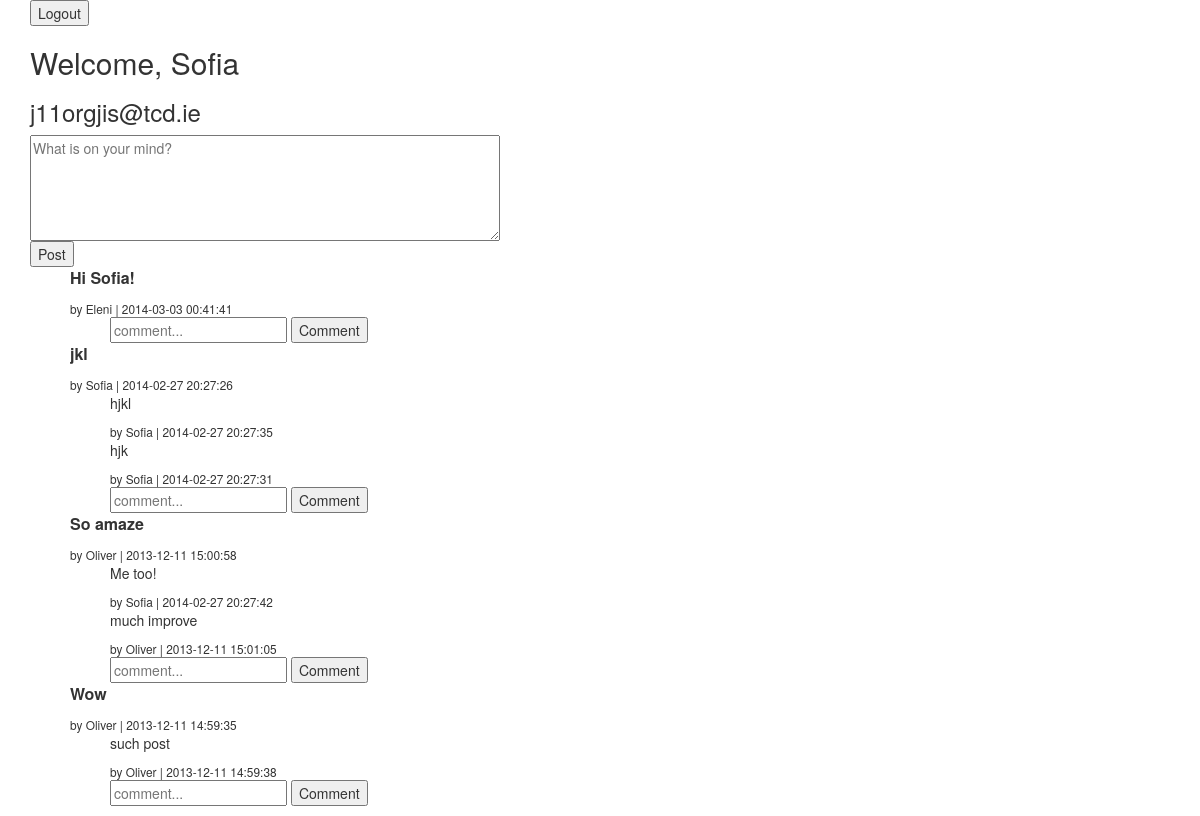
Screenshot of /wall.php (signed in) with the database file from the repository.
### tables this page shows
CREATE TABLE `posts` (
  `id` int(11) NOT NULL AUTO_INCREMENT,
  `user_id` int(11) DEFAULT NULL,
  `content` text,
  `created_at` datetime DEFAULT NULL,
  `updated_at` datetime DEFAULT NULL,
  PRIMARY KEY (`id`)
);

CREATE TABLE `users` (
  `id` int(11) NOT NULL AUTO_INCREMENT,
  `first_name` varchar(120) DEFAULT NULL,
  `last_name` varchar(120) DEFAULT NULL,
  `email` varchar(120) DEFAULT NULL,
  `password` varchar(120) DEFAULT NULL,
  `created_at` datetime DEFAULT NULL,
  `updated_at` datetime DEFAULT NULL,
  PRIMARY KEY (`id`)
);

CREATE TABLE `comments` (
  `id` int(11) NOT NULL AUTO_INCREMENT,
  `user_id` int(11) DEFAULT NULL,
  `post_id` int(11) DEFAULT NULL,
  `content` text,
  `created_at` datetime DEFAULT NULL,
  `updated_at` datetime DEFAULT NULL,
  PRIMARY KEY (`id`)
);

### connection.php (called while the page is built, shortened)
<?php
	function fetch_all($connection, $query)
	{
	        $data = array();
	        $result = mysqli_query($connection, $query);
	        while($row = mysqli_fetch_assoc($result))
	        {
	                $data[] = $row;
	        }
	        return $data;
	}
?>

### wall.php (the view, shortened to what this page needs)
<?php
	require_once("connection.php");
	$messages_query = "SELECT first_name, last_name, email, content, posts.created_at, posts.user_id as user_id, posts.id FROM posts
					   LEFT JOIN users ON users.id = posts.user_id ORDER BY posts.created_at DESC";
	$messages = fetch_all($connection, $messages_query);
	$comments_query = "SELECT first_name, last_name, email, content, comments.created_at, comments.user_id as user_id,
					   comments.id as comment_id, comments.post_id
					   FROM comments
					   LEFT JOIN users ON users.id = comments.user_id ORDER BY comments.created_at DESC";
	$comments = fetch_all($connection, $comments_query);
?>
<!DOCTYPE html PUBLIC "-//W3C//DTD XHTML 1.0 Transitional//EN" "http://www.w3.org/TR/xhtml1/DTD/xhtml1-transitional.dtd">
<html xmlns="http://www.w3.org/1999/xhtml" xml:lang="en">
<head>
	<link rel="stylesheet" href="css/style.css" />
	<link rel="stylesheet" href="http://netdna.bootstrapcdn.com/bootstrap/3.0.3/css/bootstrap.min.css" />
</head>
<body>
	<div class="container">
		<form action="process.php" method="post">
			<input type="submit" value="Logout" />
		</form>
		<h2>Welcome, <?php echo $_SESSION['user']['first_name']; ?></h2>
		<h3><?php echo $_SESSION['user']['email']; ?></h3>
		<form action="process.php" method="post">
			<textarea name="post" id="post" cols="60" rows="5" placeholder="What is on your mind?"></textarea> <br />
			<input type="submit" value="Post" />
		</form>
	<?php 	if(isset($messages) && !empty($messages))
			{ ?>
				<ol>
	<?php		foreach($messages as $message)
				{
	?>
					<li><p><?php echo $message['content']; ?></p>
						<small>by <?php echo $message['first_name']; ?> | <?php echo $message['created_at']; ?></small>
					<ul>
	<?php			foreach($comments as $comment)
					{
						if($message['id'] == $comment['post_id'])
						{
	?>
						<li>
							<p><?php echo $comment['content']; ?></p>
							<small>by <?php echo $comment['first_name'] ?> | <?php echo $comment['created_at']; ?></small>
						</li>
	<?php 				}
					} ?>
						<li>
							<form action="process.php" method="post">
								<input type="text" name="comment" placeholder="comment..." />
								<button type="submit">Comment</button>
							</form>
						</li>
					</ul>
	<?php		} ?>
				</ol>
	<?php	} ?>
	</div>
</body>
</html>

### css/style.css (style rules this page uses)
ul, ol { list-style: none; }
ol li p { font-size: 16px; font-weight: bold; }
ul li p { font-size: 14px; font-weight: normal; }
input[type=submit], button { cursor: pointer; }

### rows the page displays
posts: content "Hi Sofia!", user.first_name "Eleni", created_at "2014-03-03 00:41:41"
posts: content "jkl", user.first_name "Sofia", created_at "2014-02-27 20:27:26"
comments: content "hjkl", user.first_name "Sofia", created_at "2014-02-27 20:27:35"
comments: content "hjk", user.first_name "Sofia", created_at "2014-02-27 20:27:31"
posts: content "So amaze", user.first_name "Oliver", created_at "2013-12-11 15:00:58"
comments: content "Me too!", user.first_name "Sofia", created_at "2014-02-27 20:27:42"
comments: content "much improve", user.first_name "Oliver", created_at "2013-12-11 15:01:05"
posts: content "Wow", user.first_name "Oliver", created_at "2013-12-11 14:59:35"
comments: content "such post", user.first_name "Oliver", created_at "2013-12-11 14:59:38"

### other values shown
$_SESSION['user']['first_name'] "Sofia"
$_SESSION['user']['email'] "j11orgjis@tcd.ie"
